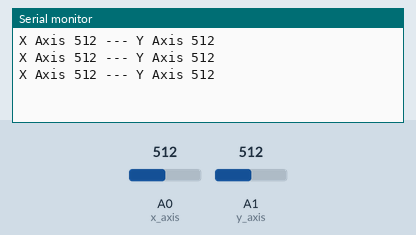
The sketch below on a simulated Arduino Uno, built with avr-gcc and run on an emulated ATmega328P. On the bench: the last lines printed to the serial monitor. The test bench sets the inputs (shaded band); at power-on: A0 (x_axis) = 512, A1 (y_axis) = 512.

Above: at 1.3 s.
1.4 s: A0 (x_axis) set to 716
At 1.9 s:
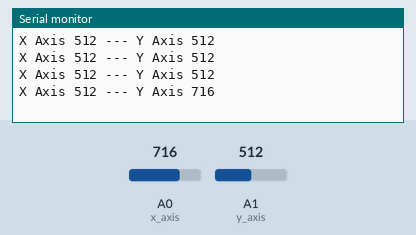
2.9 s: A1 (y_axis) set to 716
At 3.4 s:
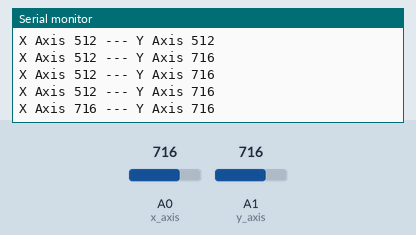
4.4 s: A0 (x_axis) set to 900
At 4.9 s:
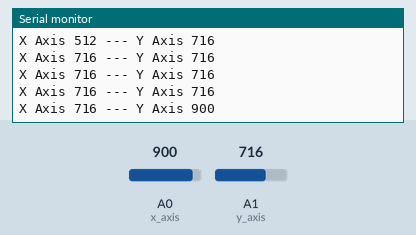
5.9 s: A1 (y_axis) set to 900
At 6.4 s:
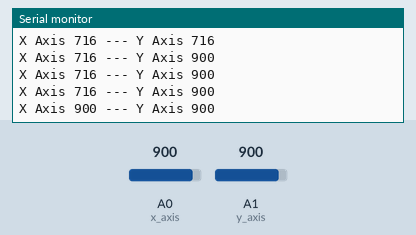
Timing chart, 0 to 8.4 s (numbered marks = the images above; inputs shaded):
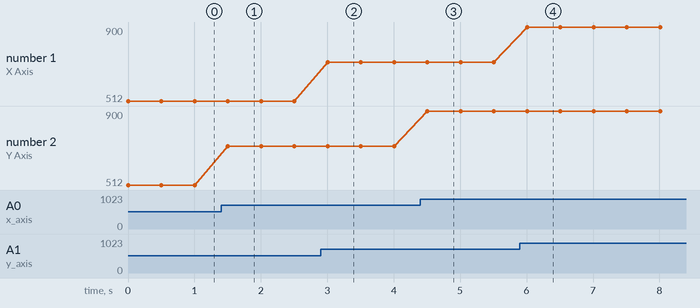

The sketch:

joytstick.ino
```cpp
int button = 7;
int x_axis = 0;
int y_axis = 1;

void setup(){
  pinMode(button,INPUT);
  digitalWrite(button,HIGH);
  Serial.begin(9600);
}

void loop(){
  Serial.print("X Axis ");
  Serial.print(analogRead(y_axis));
  Serial.print(" --- Y Axis ");
  Serial.print(analogRead(x_axis));
  Serial.print("\n");

  delay(500);
}
```

Measured:
- after the input at 1.4 s, the serial monitor: prints a new line after 0.10 s (image 1)
- after the input at 2.9 s, the serial monitor: prints a new line after 0.10 s (image 2)
- after the input at 4.4 s, the serial monitor: prints a new line after 0.11 s (image 3)
- after the input at 5.9 s, the serial monitor: prints a new line after 0.11 s (image 4)
- plotted number 2: 512 → 716 after the input at 1.4 s, 716 → 900 after the input at 4.4 s
